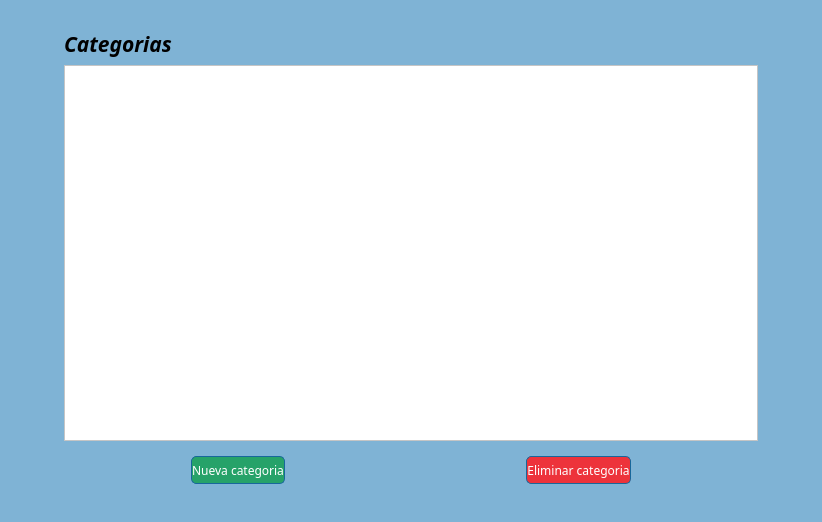
<?xml version="1.0" encoding="UTF-8"?>
<ui version="4.0">
 <class>Categorias</class>
 <widget class="QDialog" name="Categorias">
  <property name="geometry">
   <rect>
    <x>0</x>
    <y>0</y>
    <width>812</width>
    <height>512</height>
   </rect>
  </property>
  <property name="windowTitle">
   <string>Dialog</string>
  </property>
  <property name="windowIcon">
   <iconset resource="recursos.qrc">
    <normaloff>:/recursos/presupuesto.png</normaloff>:/recursos/presupuesto.png</iconset>
  </property>
  <property name="styleSheet">
   <string notr="true">background-color: rgb(127, 179, 213 );</string>
  </property>
  <layout class="QHBoxLayout" name="horizontalLayout">
   <item>
    <widget class="QWidget" name="widget_2" native="true">
     <property name="minimumSize">
      <size>
       <width>800</width>
       <height>500</height>
      </size>
     </property>
     <property name="maximumSize">
      <size>
       <width>800</width>
       <height>500</height>
      </size>
     </property>
     <layout class="QHBoxLayout" name="horizontalLayout_2">
      <item>
       <spacer name="horizontalSpacer">
        <property name="orientation">
         <enum>Qt::Horizontal</enum>
        </property>
        <property name="sizeType">
         <enum>QSizePolicy::Fixed</enum>
        </property>
        <property name="sizeHint" stdset="0">
         <size>
          <width>35</width>
          <height>20</height>
         </size>
        </property>
       </spacer>
      </item>
      <item>
       <widget class="QWidget" name="widget" native="true">
        <layout class="QVBoxLayout" name="verticalLayout_2">
         <item>
          <widget class="QLabel" name="label_3">
           <property name="font">
            <font>
             <family>Lucida Bright</family>
             <pointsize>16</pointsize>
             <italic>true</italic>
             <bold>true</bold>
            </font>
           </property>
           <property name="text">
            <string>Categorias</string>
           </property>
          </widget>
         </item>
         <item>
          <widget class="QTableWidget" name="tblCate">
           <property name="styleSheet">
            <string notr="true">background-color: rgb(255, 255, 255);</string>
           </property>
          </widget>
         </item>
         <item>
          <widget class="QWidget" name="widget_4" native="true">
           <layout class="QHBoxLayout" name="horizontalLayout_4">
            <item>
             <spacer name="horizontalSpacer_9">
              <property name="orientation">
               <enum>Qt::Horizontal</enum>
              </property>
              <property name="sizeHint" stdset="0">
               <size>
                <width>40</width>
                <height>20</height>
               </size>
              </property>
             </spacer>
            </item>
            <item>
             <widget class="QPushButton" name="nuevo_cate">
              <property name="minimumSize">
               <size>
                <width>94</width>
                <height>28</height>
               </size>
              </property>
              <property name="font">
               <font>
                <family>Lucida Bright</family>
                <italic>false</italic>
               </font>
              </property>
              <property name="styleSheet">
               <string notr="true">border: 1px solid rgb(24, 103, 155);
border-radius: 5px;
background-color: rgb(38, 162, 105);
color: white;
</string>
              </property>
              <property name="text">
               <string>Nueva categoria</string>
              </property>
             </widget>
            </item>
            <item>
             <spacer name="horizontalSpacer_10">
              <property name="orientation">
               <enum>Qt::Horizontal</enum>
              </property>
              <property name="sizeHint" stdset="0">
               <size>
                <width>40</width>
                <height>20</height>
               </size>
              </property>
             </spacer>
            </item>
            <item>
             <spacer name="horizontalSpacer_11">
              <property name="orientation">
               <enum>Qt::Horizontal</enum>
              </property>
              <property name="sizeHint" stdset="0">
               <size>
                <width>40</width>
                <height>20</height>
               </size>
              </property>
             </spacer>
            </item>
            <item>
             <widget class="QPushButton" name="eliminar_cate">
              <property name="minimumSize">
               <size>
                <width>94</width>
                <height>28</height>
               </size>
              </property>
              <property name="font">
               <font>
                <family>Lucida Bright</family>
               </font>
              </property>
              <property name="styleSheet">
               <string notr="true">border: 1px solid rgb(24, 103, 155);
border-radius: 5px;
background-color: rgb(237, 51, 59);
color: white;</string>
              </property>
              <property name="text">
               <string>Eliminar categoria</string>
              </property>
             </widget>
            </item>
            <item>
             <spacer name="horizontalSpacer_12">
              <property name="orientation">
               <enum>Qt::Horizontal</enum>
              </property>
              <property name="sizeHint" stdset="0">
               <size>
                <width>40</width>
                <height>20</height>
               </size>
              </property>
             </spacer>
            </item>
           </layout>
          </widget>
         </item>
        </layout>
       </widget>
      </item>
      <item>
       <spacer name="horizontalSpacer_2">
        <property name="orientation">
         <enum>Qt::Horizontal</enum>
        </property>
        <property name="sizeType">
         <enum>QSizePolicy::Fixed</enum>
        </property>
        <property name="sizeHint" stdset="0">
         <size>
          <width>35</width>
          <height>23</height>
         </size>
        </property>
       </spacer>
      </item>
     </layout>
    </widget>
   </item>
  </layout>
 </widget>
 <resources>
  <include location="recursos.qrc"/>
 </resources>
 <connections/>
</ui>
